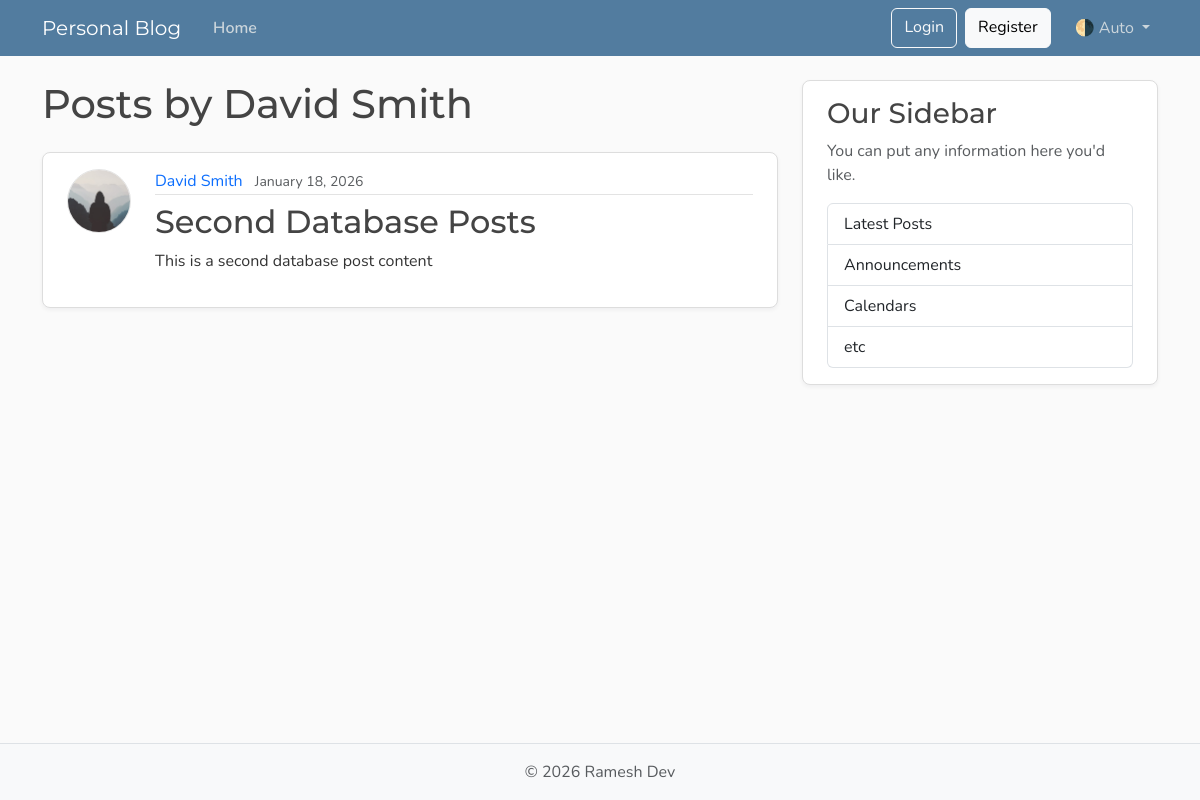
The page /users/2/posts on the database as committed earlier.
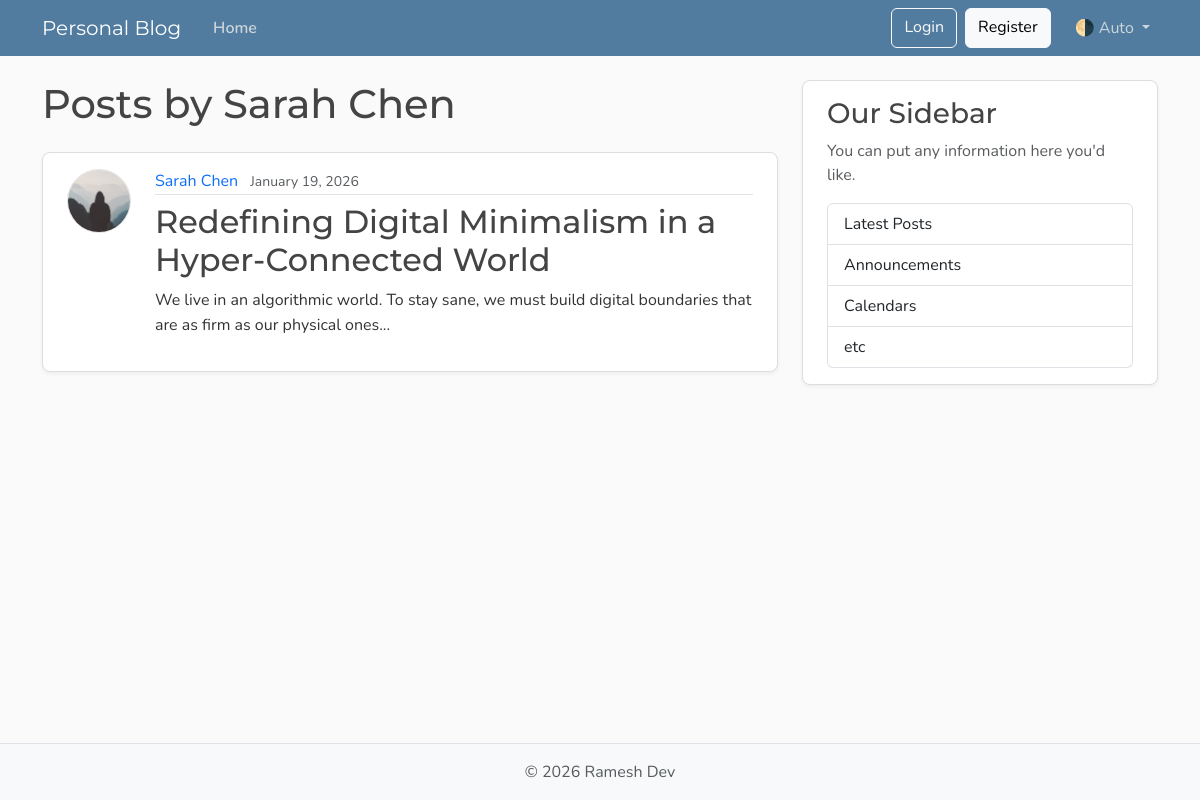
The same page on the database as committed later.
### models.py (models this page shows, shortened)
class User(Base):
    __tablename__ = "users"
    id: Mapped[int] = mapped_column(Integer, primary_key=True, index=True)
    username: Mapped[str] = mapped_column(String(50), unique=True, nullable=False)
    email: Mapped[str] = mapped_column(String(120), unique=True, nullable=False)
    image_file: Mapped[str | None] = mapped_column(
        String(200),
        nullable=True,
        default=None,
    )
    posts: Mapped[list[Post]] = relationship(
        back_populates="author",
        cascade="all, delete-orphan",
    )

class Post(Base):
    __tablename__ = "posts"
    id: Mapped[int] = mapped_column(Integer, primary_key=True, index=True)
    title: Mapped[str] = mapped_column(String(100), nullable=False)
    content: Mapped[str] = mapped_column(Text, nullable=False)
    user_id: Mapped[int] = mapped_column(
        ForeignKey("users.id"),
        nullable=False,
        index=True,
    )
    date_posted: Mapped[datetime] = mapped_column(
        DateTime(timezone=True),
        default=lambda: datetime.now(UTC),
    )
    author: Mapped[User] = relationship(back_populates="posts")

### main.py (the view)
@app.get("/users/{user_id}/posts", include_in_schema=False, name="user_posts")
def user_posts_page(
    request: Request,
    user_id: int,
    db: Annotated[Session, Depends(get_db)],
):
    result = db.execute(select(models.User).where(models.User.id == user_id))
    user = result.scalars().first()
    if not user:
        raise HTTPException(
            status_code=status.HTTP_404_NOT_FOUND,
            detail="User not found",
        )
    result = db.execute(select(models.Post).where(models.Post.user_id == user_id))
    posts = result.scalars().all()
    return templates.TemplateResponse(
        request,
        "user_posts.html",
        {"posts": posts, "user": user, "title": f"{user.username}'s Posts"},
    )

### templates/user_posts.html
{% extends "layout.html" %}
{% block content %}
  <h1 class="mb-4">Posts by {{ user.username }}</h1>
  {% for post in posts %}
    <article class="content-section py-3 px-4 mb-4">
      <div class="d-flex align-items-start gap-4">
        <img class="rounded-circle article-img flex-shrink-0"
             src="{{ post.author.image_path }}"
             alt="{{ post.author.username }}'s profile picture"
             width="64"
             height="64"
             loading="lazy">
        <div class="flex-grow-1">
          <div class="article-metadata mb-2">
            <a class="me-2"
               href="{{ url_for('user_posts', user_id=post.author.id) }}">{{ post.author.username }}</a>
            <small class="text-body-secondary">{{ post.date_posted.strftime("%B %d, %Y") }}</small>
          </div>
          <h2>
            <a class="article-title"
               href="{{ url_for('post_page', post_id=post.id) }}">{{ post.title }}</a>
          </h2>
          <p class="article-content">{{ post.content }}</p>
        </div>
      </div>
    </article>
  {% else %}
    <p class="text-body-secondary">No posts by this user yet.</p>
  {% endfor %}
{% endblock content %}

Rows that differ between the two databases and show on the page:
removed Post: author.username "David Smith", date_posted "January 18, 2026", title "Second Database Posts", content "This is a second database post content"
changed User: username "David Smith" → "Sarah Chen"
added Post: author.username "Sarah Chen", date_posted "January 19, 2026", title "Redefining Digital Minimalism in a Hyper-Connected World", content "We live in an algorithmic world. To stay sane, we must build digital boundaries that are as firm as our physical ones..."
